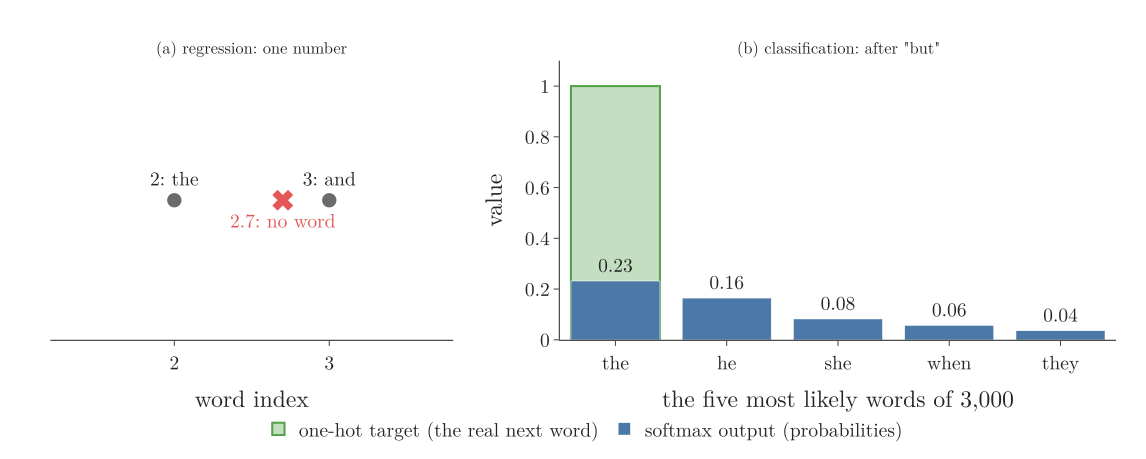

Source code (Python):
"""Section 5: why next-word prediction is classification. (a) A regression output such as 2.7 falls between the
indices of "the" (2) and "and" (3) and names no word. (b) For the prefix "but", the one-hot target (the real next
word "the") against the model's softmax probabilities for its five most likely words (data/typing.csv, seed 0). Plotly."""
from pathlib import Path
import pandas as pd
import plotly.graph_objects as go
from plotly.subplots import make_subplots
from common import BLUE, RED, GREEN, GREY, FONT

here = Path(__file__).parent
T = pd.read_csv(here.parent / "data" / "typing.csv").query("step == 1").sort_values("rank")
assert T.prefix.iloc[0] == "but" and T.next_word.iloc[0] == "the" and round(T.p.iloc[0], 3) == 0.232
fig = make_subplots(rows=1, cols=2, column_widths=[0.42, 0.58], horizontal_spacing=0.1,
                    subplot_titles=("(a) regression: one number", '(b) classification: after "but"'))
words = {2: "the", 3: "and"}                          # the indices given in section 4.2
fig.add_scatter(x=list(words), y=[0] * 2, mode="markers+text", text=[f"{i}: {w}" for i, w in words.items()],
                textposition="top center", marker=dict(size=14, color=GREY), textfont=dict(size=19), showlegend=False,
                row=1, col=1)
fig.add_scatter(x=[2.7], y=[0], mode="markers+text", text=["2.7: no word"], textposition="bottom center",
                marker=dict(size=18, color=RED, symbol="x"), textfont=dict(size=19, color=RED), showlegend=False,
                row=1, col=1)
fig.update_xaxes(range=[1.2, 3.8], dtick=1, title="word index", row=1, col=1)
fig.update_yaxes(visible=False, range=[-1, 1], row=1, col=1)
fig.add_bar(x=T.word, y=(T.word == "the").astype(int), name="one-hot target (the real next word)",
            marker_color="rgba(84,162,75,0.35)", marker_line=dict(color=GREEN, width=2), row=1, col=2)
fig.add_bar(x=T.word, y=T.p, name="softmax output (probabilities)", marker_color=BLUE, row=1, col=2,
            text=[f"{p:.2f}" for p in T.p], textposition="outside")
fig.update_yaxes(range=[0, 1.1], title="value", row=1, col=2)
fig.update_xaxes(title="the five most likely words of 3,000", row=1, col=2)
fig.update_layout(template="simple_white", width=1100, height=440, font=dict(FONT, size=19), barmode="overlay",
                  legend=dict(orientation="h", x=0.5, xanchor="center", y=-0.25), margin=dict(l=40, r=20, t=50, b=110))
fig.write_image(here / "onehot_softmax.png", scale=2)
fig.write_image(here / "onehot_softmax.pdf")
